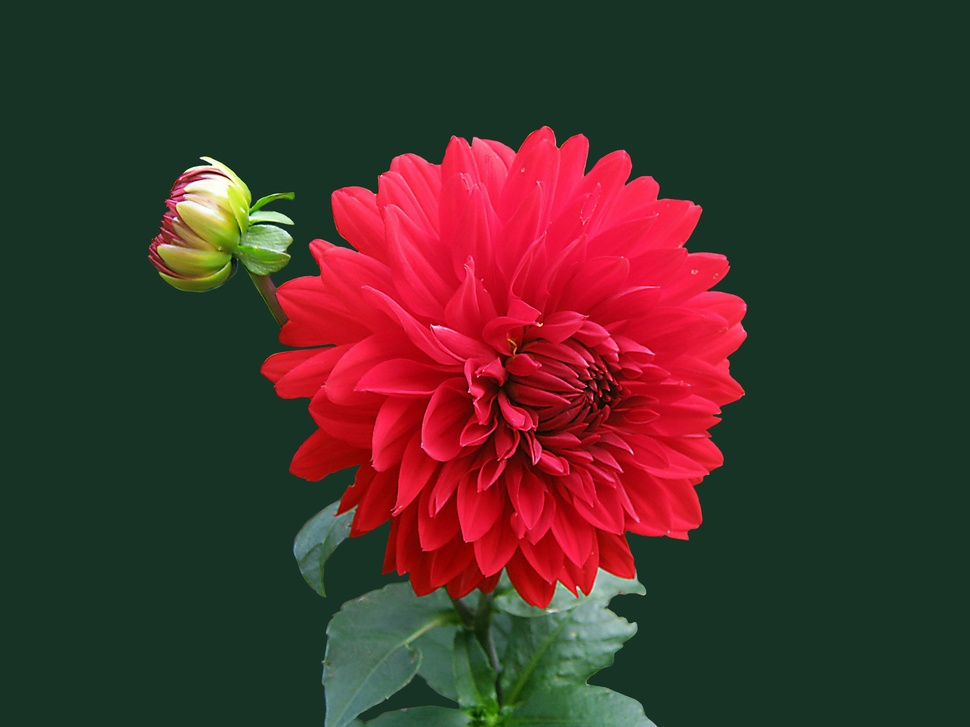
#> input picture image.jpg, 970 x 727 px, shrunk from 3648 x 2736 before the run
$ python 'Lab with Sobel hipass Filtering.py'   (older library calls are emulated)
#> lines starting #> are read from the running program, lines starting #| are printed output that depends on the picture
import numpy as np
import cv2
import matplotlib.pyplot as plt

img = cv2.imread('image.jpg', cv2.IMREAD_GRAYSCALE)
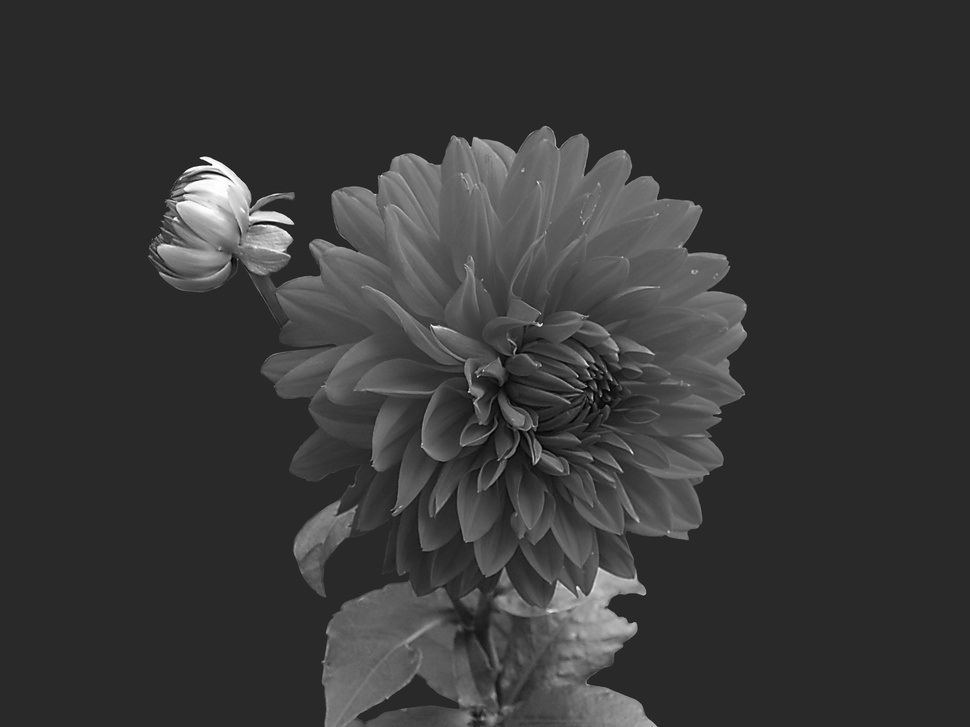
#> img: shape (727, 970); min 0, max 255, mean 55.5
pixels = img.flatten()
frq = np.zeros(256, dtype=int)
for i in pixels:
    frq[i] += 1
#> after the loop, frq = 256 values, max 473421 at index 41, min 3 at index 0, mean 2754.6
total = pixels.size
#> total = 705190
freq = frq / total
#> freq = 256 values, max 0.671 at index 41, min 4.25e-06 at index 0, mean 0.00391
plt.bar(range(256), freq, color='gray')
plt.show()
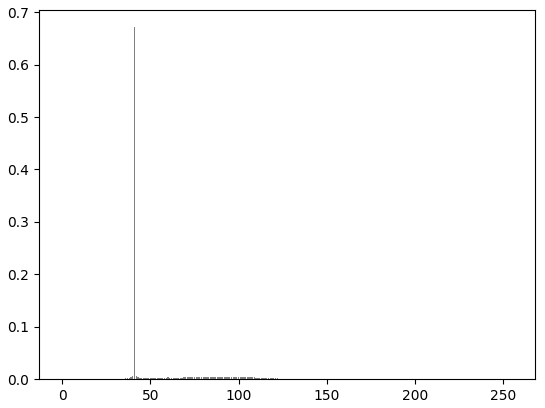
#> figure drawn by matplotlib, 1 panel; tallest bar 0.671 high, from x = 40.6 to 41.4

cdf = frq.cumsum()
#> cdf = 256 values from 3 to 705190
cdf_norm = (255 / cdf[-1]) * cdf
#> cdf_norm = 256 values from 0.00108 to 255
equalized_image = np.interp(img.flatten(), np.arange(256), cdf_norm).astype(np.uint8)
equalized_image = equalized_image.reshape(img.shape)
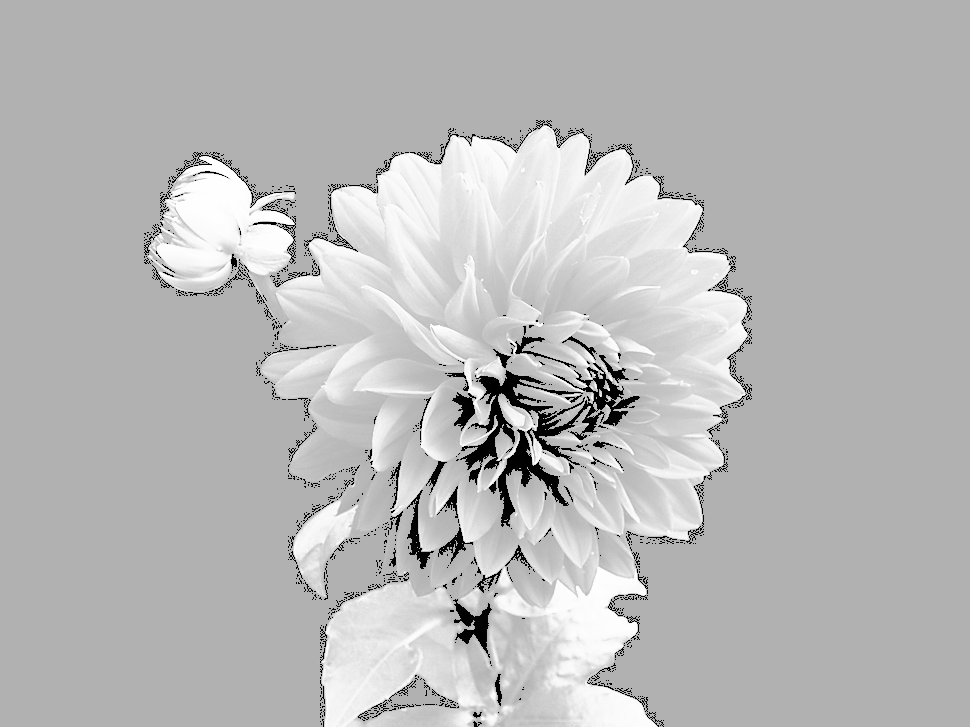
#> equalized_image: shape (727, 970); min 0, max 255, mean 184.6
plt.imshow(equalized_image, cmap='gray')
plt.axis("off")
plt.show()

sobel_x = cv2.Sobel(equalized_image, cv2.CV_64F, 1, 0, ksize=3)
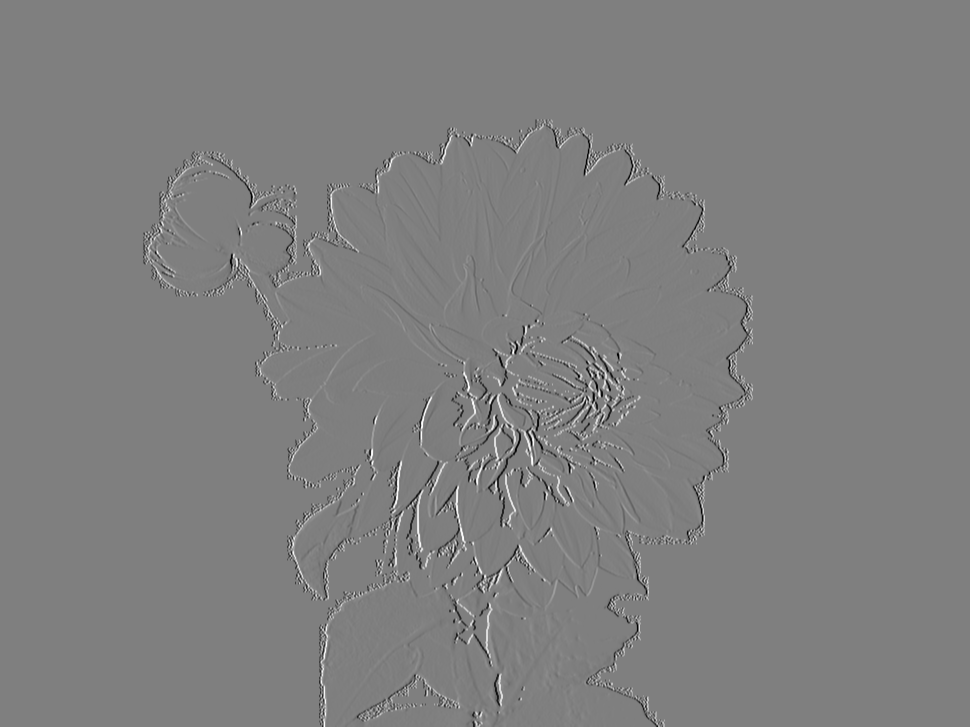
#> sobel_x: shape (727, 970) float64; min -1011, max 1012, mean 0; drawn with min black and max white
sobel_y = cv2.Sobel(equalized_image, cv2.CV_64F, 0, 1, ksize=3)
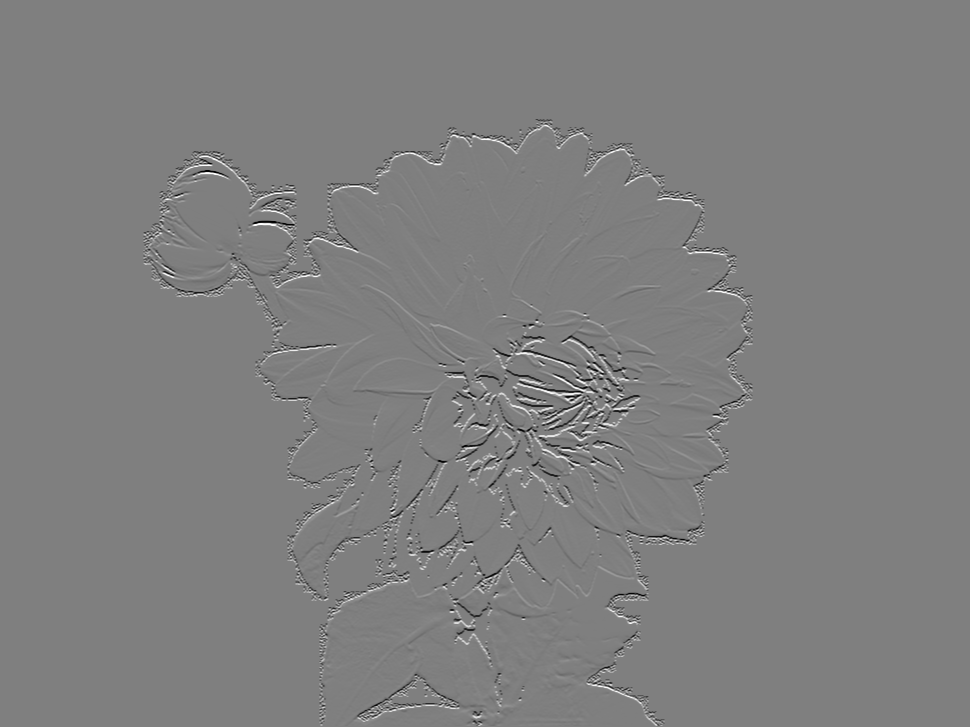
#> sobel_y: shape (727, 970) float64; min -1017, max 1018, mean 0.1; drawn with min black and max white
sobel_combined = cv2.magnitude(sobel_x, sobel_y)
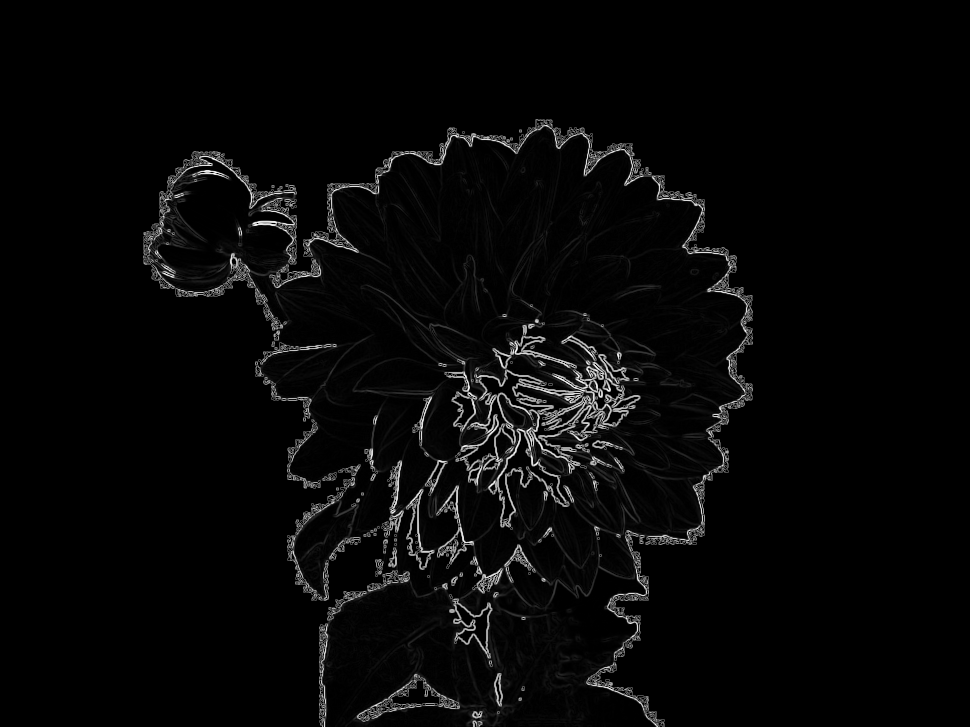
#> sobel_combined: shape (727, 970) float64; min 0, max 1120.8, mean 32.4; drawn with min black and max white
plt.imshow(sobel_combined, cmap="gray")
plt.axis("off")
plt.show()

img1 = sobel_combined
pixelss = cv2.normalize(sobel_combined, None, 0, 255, cv2.NORM_MINMAX).astype(np.uint8).flatten()
frequency = np.zeros(256, dtype=int)
for i in pixelss:
    frequency[i] += 1
#> after the loop, frequency = 256 values, max 493793 at index 0, min 1 at index 253, mean 2754.6
total = pixelss.size
freeq = frequency / total
#> freeq = 256 values, max 0.7 at index 0, min 1.42e-06 at index 253, mean 0.00391
plt.bar(range(256), freeq, color='gray')
plt.show()
#> figure, not shown here; tallest bar 0.7 high, from x = -0.4 to 0.4
